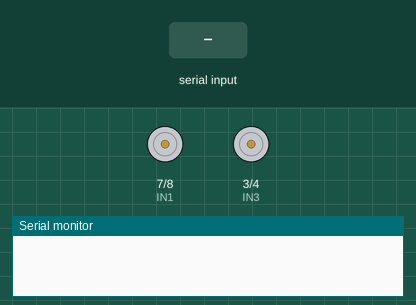
This sketch was run on a simulated Arduino Uno, built with avr-gcc and run on an emulated ATmega328P. Parts: motor-driver pin pairs drawn as motors (green arrow = first pin HIGH = forward, orange = second pin HIGH = backward, longer = more drive, scaled by the enable pin), the last lines printed to the serial monitor. The test bench sets the inputs (shaded band).

Above: at 1.2 s.
1.3 s: "F90\n" received over the second serial link
At 2.4 s:
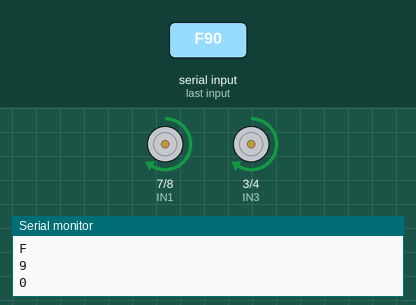
4.2 s: "F,45\n" received over the second serial link
At 6.0 s:
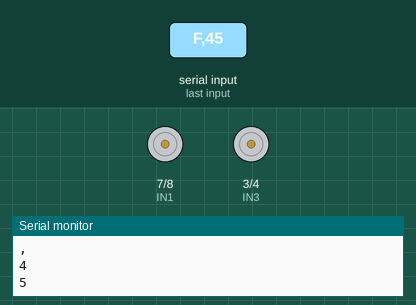
7.1 s: "B90\n" received over the second serial link
At 8.2 s:
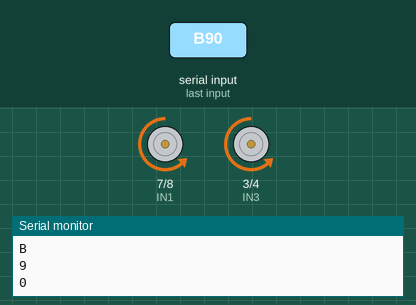
10.0 s: "L90\n" received over the second serial link
At 10.5 s:
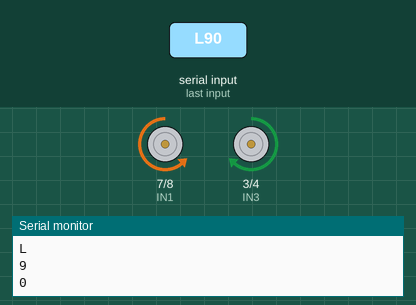
12.9 s: "R90\n" received over the second serial link
At 13.9 s:
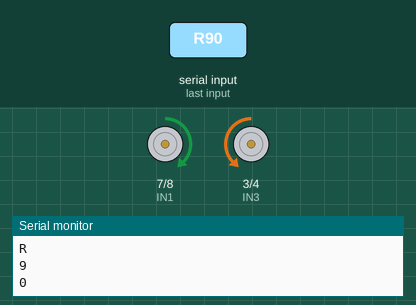
15.8 s: "B,45\n" received over the second serial link
At 16.1 s:
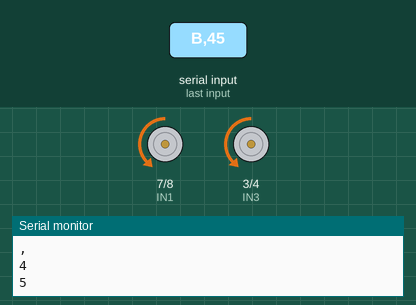
Timing chart, 0 to 18.8 s (numbered marks = the images above; inputs shaded):
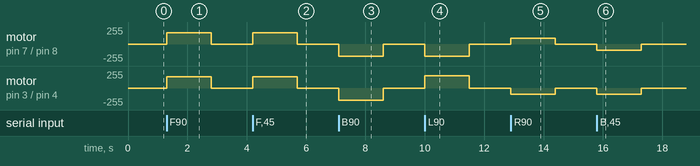

Measured:
- after the input at 1.3 s, motor on pin 7 (IN1) / pin 8 (IN2), motor on pin 3 (IN3) / pin 4 (IN4): stopped → forward 170/255 at once, → stopped 1.5 s later
- after the input at 4.2 s, motor on pin 7 (IN1) / pin 8 (IN2), motor on pin 3 (IN3) / pin 4 (IN4): stopped → forward 170/255 at once, → stopped 1.5 s later
- after the input at 7.1 s, motor on pin 7 (IN1) / pin 8 (IN2), motor on pin 3 (IN3) / pin 4 (IN4): stopped → backward 181/255 at once, → stopped 1.5 s later
- after the input at 10.0 s, motor on pin 7 (IN1) / pin 8 (IN2): stopped → backward 181/255 at once, → stopped 1.5 s later; motor on pin 3 (IN3) / pin 4 (IN4): stopped → forward 181/255 at once, → stopped 1.5 s later
- after the input at 12.9 s, motor on pin 7 (IN1) / pin 8 (IN2): stopped → forward 90/255 at once, → stopped 1.5 s later; motor on pin 3 (IN3) / pin 4 (IN4): stopped → backward 90/255 at once, → stopped 1.5 s later
- after the input at 15.8 s, motor on pin 7 (IN1) / pin 8 (IN2), motor on pin 3 (IN3) / pin 4 (IN4): stopped → backward 90/255 at once, → stopped 1.5 s later

The sketch:

bluetooth_sketch.ino
```cpp
// Bluetooth car with HC-05 - compiles, not yet tested on hardware
#include <SoftwareSerial.h>

SoftwareSerial bt(10, 11);   // RX = D10 (from HC-05 TX), TX = D11 (via divider)

const int ENA = 5, IN1 = 7, IN2 = 8;
const int IN3 = 3, IN4 = 4, ENB = 6;

int speedVal = 170;          // 0-255
unsigned long lastCmd = 0;

void drive(int left, int right) {
  digitalWrite(IN1, left  > 0); digitalWrite(IN2, left  < 0);
  digitalWrite(IN3, right > 0); digitalWrite(IN4, right < 0);
  analogWrite(ENA, abs(left));
  analogWrite(ENB, abs(right));
}

void setup() {
  pinMode(ENA, OUTPUT); pinMode(ENB, OUTPUT);
  pinMode(IN1, OUTPUT); pinMode(IN2, OUTPUT);
  pinMode(IN3, OUTPUT); pinMode(IN4, OUTPUT);
  Serial.begin(9600);
  bt.begin(9600);            // HC-05 default data mode baud rate is commonly 9600
  drive(0, 0);
}

void loop() {
  if (bt.available()) {
    char c = bt.read();
    Serial.println(c);       // for debugging

    if (c >= '0' && c <= '9') {
      speedVal = map(c - '0', 0, 9, 90, 255);
    }

    switch (c) {
      case 'F': drive(speedVal, speedVal);   break;
      case 'B': drive(-speedVal, -speedVal); break;
      case 'L': drive(-speedVal, speedVal);  break;
      case 'R': drive(speedVal, -speedVal);  break;
      case 'S': drive(0, 0);                 break;
      default: break;
    }
    if (c == 'F' || c == 'B' || c == 'L' || c == 'R' || c == 'S') {
      lastCmd = millis();
    }
  }

  // Safety: stop if no command for 1.5 seconds (phone out of range)
  if (millis() - lastCmd >= 1500) {
    drive(0, 0);
  }
}
```
